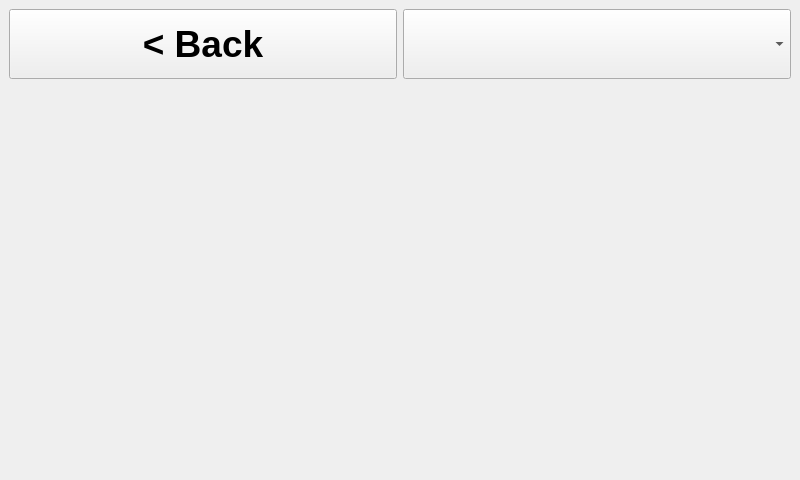
<?xml version="1.0" encoding="UTF-8"?>
<ui version="4.0">
 <class>Addonwindow</class>
 <widget class="QMainWindow" name="Addonwindow">
  <property name="geometry">
   <rect>
    <x>0</x>
    <y>0</y>
    <width>800</width>
    <height>480</height>
   </rect>
  </property>
  <property name="sizePolicy">
   <sizepolicy hsizetype="Fixed" vsizetype="Fixed">
    <horstretch>0</horstretch>
    <verstretch>0</verstretch>
   </sizepolicy>
  </property>
  <property name="minimumSize">
   <size>
    <width>800</width>
    <height>480</height>
   </size>
  </property>
  <property name="maximumSize">
   <size>
    <width>800</width>
    <height>480</height>
   </size>
  </property>
  <property name="cursor">
   <cursorShape>ArrowCursor</cursorShape>
  </property>
  <property name="windowTitle">
   <string>Addons Options</string>
  </property>
  <property name="styleSheet">
   <string notr="true"/>
  </property>
  <widget class="QWidget" name="centralwidget">
   <layout class="QGridLayout" name="gridLayout">
    <item row="4" column="0">
     <widget class="QScrollArea" name="scrollArea">
      <property name="frameShape">
       <enum>QFrame::NoFrame</enum>
      </property>
      <property name="frameShadow">
       <enum>QFrame::Plain</enum>
      </property>
      <property name="lineWidth">
       <number>1</number>
      </property>
      <property name="widgetResizable">
       <bool>true</bool>
      </property>
      <widget class="QWidget" name="scrollAreaWidgetContents">
       <property name="geometry">
        <rect>
         <x>0</x>
         <y>0</y>
         <width>782</width>
         <height>384</height>
        </rect>
       </property>
       <layout class="QVBoxLayout" name="verticalLayout_3">
        <property name="leftMargin">
         <number>0</number>
        </property>
        <property name="topMargin">
         <number>0</number>
        </property>
        <property name="rightMargin">
         <number>0</number>
        </property>
        <property name="bottomMargin">
         <number>0</number>
        </property>
        <item>
         <layout class="QGridLayout" name="gridLayout_2">
          <item row="0" column="0">
           <layout class="QVBoxLayout" name="addon_container"/>
          </item>
         </layout>
        </item>
       </layout>
      </widget>
     </widget>
    </item>
    <item row="0" column="0">
     <layout class="QHBoxLayout" name="horizontalLayout">
      <item>
       <widget class="QPushButton" name="button_back">
        <property name="minimumSize">
         <size>
          <width>0</width>
          <height>70</height>
         </size>
        </property>
        <property name="maximumSize">
         <size>
          <width>5000</width>
          <height>100</height>
         </size>
        </property>
        <property name="font">
         <font>
          <pointsize>28</pointsize>
          <weight>75</weight>
          <bold>true</bold>
         </font>
        </property>
        <property name="text">
         <string>&lt; Back</string>
        </property>
        <property name="cssClass" stdset="0">
         <string>btn-inverted</string>
        </property>
       </widget>
      </item>
      <item>
       <widget class="QComboBox" name="selection_addon">
        <property name="minimumSize">
         <size>
          <width>105</width>
          <height>38</height>
         </size>
        </property>
        <property name="maximumSize">
         <size>
          <width>5000</width>
          <height>100</height>
         </size>
        </property>
        <property name="font">
         <font>
          <pointsize>14</pointsize>
          <weight>75</weight>
          <bold>true</bold>
         </font>
        </property>
        <property name="maxVisibleItems">
         <number>11</number>
        </property>
       </widget>
      </item>
     </layout>
    </item>
   </layout>
  </widget>
 </widget>
 <resources/>
 <connections/>
</ui>
